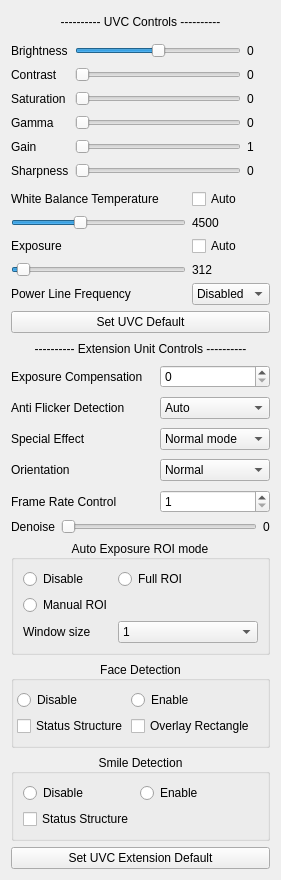
         <widget class="QWidget" name="scrollAreaWidgetContents_2">
          <property name="geometry">
           <rect>
            <x>0</x>
            <y>0</y>
            <width>267</width>
            <height>880</height>
           </rect>
          </property>
          <layout class="QGridLayout" name="gridLayout_7">
           <item row="11" column="0">
            <widget class="QPushButton" name="set_default_btn">
             <property name="enabled">
              <bool>true</bool>
             </property>
             <property name="text">
              <string>Set UVC Extension Default</string>
             </property>
             <property name="checkable">
              <bool>false</bool>
             </property>
             <property name="checked">
              <bool>false</bool>
             </property>
            </widget>
           </item>
           <item row="0" column="0">
            <widget class="QLabel" name="label">
             <property name="text">
              <string>---------- UVC Controls ----------</string>
             </property>
             <property name="alignment">
              <set>Qt::AlignCenter</set>
             </property>
            </widget>
           </item>
           <item row="1" column="0">
            <layout class="QGridLayout" name="primary_ctrls_layout">
             <property name="topMargin">
              <number>5</number>
             </property>
             <property name="bottomMargin">
              <number>5</number>
             </property>
             <property name="horizontalSpacing">
              <number>6</number>
             </property>
             <property name="verticalSpacing">
              <number>9</number>
             </property>
             <item row="4" column="2" alignment="Qt::AlignRight">
              <widget class="QLabel" name="cur_gamma_value">
               <property name="minimumSize">
                <size>
                 <width>23</width>
                 <height>0</height>
                </size>
               </property>
               <property name="text">
                <string>0</string>
               </property>
              </widget>
             </item>
             <item row="3" column="0">
              <widget class="QLabel" name="saturation_label">
               <property name="text">
                <string>Saturation</string>
               </property>
              </widget>
             </item>
             <item row="1" column="0">
              <widget class="QLabel" name="brightness_label">
               <property name="text">
                <string>Brightness</string>
               </property>
              </widget>
             </item>
             <item row="2" column="2" alignment="Qt::AlignRight">
              <widget class="QLabel" name="cur_contrst_value">
               <property name="minimumSize">
                <size>
                 <width>23</width>
                 <height>0</height>
                </size>
               </property>
               <property name="text">
                <string>0</string>
               </property>
              </widget>
             </item>
             <item row="5" column="2" alignment="Qt::AlignRight">
              <widget class="QLabel" name="cur_gain_value">
               <property name="minimumSize">
                <size>
                 <width>23</width>
                 <height>0</height>
                </size>
               </property>
               <property name="text">
                <string>1</string>
               </property>
              </widget>
             </item>
             <item row="3" column="2" alignment="Qt::AlignRight">
              <widget class="QLabel" name="cur_saturation_value">
               <property name="minimumSize">
                <size>
                 <width>23</width>
                 <height>0</height>
                </size>
               </property>
               <property name="text">
                <string>0</string>
               </property>
              </widget>
             </item>
             <item row="5" column="0">
              <widget class="QLabel" name="gain_label">
               <property name="text">
                <string>Gain</string>
               </property>
              </widget>
             </item>
             <item row="2" column="1">
              <widget class="QSlider" name="contrast_slider">
               <property name="maximum">
                <number>30</number>
               </property>
               <property name="orientation">
                <enum>Qt::Horizontal</enum>
               </property>
              </widget>
             </item>
             <item row="3" column="1">
              <widget class="QSlider" name="saturation_slider">
               <property name="maximum">
                <number>50</number>
               </property>
               <property name="orientation">
                <enum>Qt::Horizontal</enum>
               </property>
              </widget>
             </item>
             <item row="1" column="2" alignment="Qt::AlignRight">
              <widget class="QLabel" name="cur_brightness_value">
               <property name="minimumSize">
                <size>
                 <width>23</width>
                 <height>0</height>
                </size>
               </property>
               <property name="text">
                <string>0</string>
               </property>
              </widget>
             </item>
             <item row="5" column="1">
              <widget class="QSlider" name="gain_slider">
               <property name="minimum">
                <number>1</number>
               </property>
               <property name="maximum">
                <number>100</number>
               </property>
               <property name="orientation">
                <enum>Qt::Horizontal</enum>
               </property>
              </widget>
             </item>
             <item row="1" column="1">
              <widget class="QSlider" name="brightness_slider">
               <property name="minimum">
                <number>-15</number>
               </property>
               <property name="maximum">
                <number>15</number>
               </property>
               <property name="orientation">
                <enum>Qt::Horizontal</enum>
               </property>
              </widget>
             </item>
             <item row="4" column="0">
              <widget class="QLabel" name="gamma_label">
               <property name="text">
                <string>Gamma</string>
               </property>
              </widget>
             </item>
             <item row="2" column="0">
              <widget class="QLabel" name="contrast_label">
               <property name="text">
                <string>Contrast</string>
               </property>
              </widget>
             </item>
             <item row="4" column="1">
              <widget class="QSlider" name="gamma_slider">
               <property name="minimum">
                <number>40</number>
               </property>
               <property name="maximum">
                <number>500</number>
               </property>
               <property name="orientation">
                <enum>Qt::Horizontal</enum>
               </property>
              </widget>
             </item>
             <item row="6" column="0">
              <widget class="QLabel" name="sharpness_label">
               <property name="text">
                <string>Sharpness</string>
               </property>
              </widget>
             </item>
             <item row="6" column="1">
              <widget class="QSlider" name="sharpness_slider">
               <property name="minimum">
                <number>1</number>
               </property>
               <property name="maximum">
                <number>127</number>
               </property>
               <property name="orientation">
                <enum>Qt::Horizontal</enum>
               </property>
              </widget>
             </item>
             <item row="6" column="2" alignment="Qt::AlignRight">
              <widget class="QLabel" name="cur_sharpness_value">
               <property name="minimumSize">
                <size>
                 <width>23</width>
                 <height>0</height>
                </size>
               </property>
               <property name="text">
                <string>0</string>
               </property>
              </widget>
             </item>
            </layout>
           </item>
           <item row="5" column="0">
            <layout class="QGridLayout" name="gridLayout">
             <property name="verticalSpacing">
              <number>9</number>
             </property>
             <item row="3" column="1">
              <widget class="QComboBox" name="orientation_cmb">
               <property name="maximumSize">
                <size>
                 <width>120</width>
                 <height>16777215</height>
                </size>
               </property>
               <item>
                <property name="text">
                 <string>Normal</string>
                </property>
               </item>
               <item>
                <property name="text">
                 <string>Horizontal Flip</string>
                </property>
               </item>
               <item>
                <property name="text">
                 <string>Vertical Flip</string>
                </property>
               </item>
               <item>
                <property name="text">
                 <string>Both</string>
                </property>
               </item>
              </widget>
             </item>
             <item row="1" column="0">
              <widget class="QLabel" name="anti_flicker_label">
               <property name="text">
                <string>Anti Flicker Detection </string>
               </property>
              </widget>
             </item>
             <item row="4" column="0">
              <widget class="QLabel" name="fps_ctrl_label">
               <property name="text">
                <string>Frame Rate Control</string>
               </property>
              </widget>
             </item>
             <item row="0" column="0">
              <widget class="QLabel" name="expo_comp_label">
               <property name="text">
                <string>Exposure Compensation</string>
               </property>
              </widget>
             </item>
             <item row="0" column="1">
              <widget class="QSpinBox" name="cur_expo_comp_value">
               <property name="maximum">
                <number>1000000</number>
               </property>
              </widget>
             </item>
             <item row="3" column="0">
              <widget class="QLabel" name="orientation_label">
               <property name="text">
                <string>Orientation</string>
               </property>
              </widget>
             </item>
             <item row="2" column="1">
              <widget class="QComboBox" name="special_effect_cmb">
               <property name="maximumSize">
                <size>
                 <width>110</width>
                 <height>16777215</height>
                </size>
               </property>
               <item>
                <property name="text">
                 <string>Normal mode</string>
                </property>
               </item>
               <item>
                <property name="text">
                 <string>Black&amp;white</string>
                </property>
               </item>
               <item>
                <property name="text">
                 <string>Grayscale</string>
                </property>
               </item>
               <item>
                <property name="text">
                 <string>Negative</string>
                </property>
               </item>
               <item>
                <property name="text">
                 <string>Sketch</string>
                </property>
               </item>
              </widget>
             </item>
             <item row="1" column="1">
              <widget class="QComboBox" name="anti_flicker_cmb">
               <property name="maximumSize">
                <size>
                 <width>110</width>
                 <height>16777215</height>
                </size>
               </property>
               <property name="iconSize">
                <size>
                 <width>0</width>
                 <height>0</height>
                </size>
               </property>
               <item>
                <property name="text">
                 <string>Auto</string>
                </property>
               </item>
               <item>
                <property name="text">
                 <string>50 Hz</string>
                </property>
               </item>
               <item>
                <property name="text">
                 <string>60 Hz</string>
                </property>
               </item>
               <item>
                <property name="text">
                 <string>Disable</string>
                </property>
               </item>
              </widget>
             </item>
             <item row="4" column="1">
              <widget class="QSpinBox" name="cur_fps_ctrl_value">
               <property name="maximumSize">
                <size>
                 <width>110</width>
                 <height>16777215</height>
                </size>
               </property>
               <property name="minimum">
                <number>1</number>
               </property>
               <property name="maximum">
                <number>60</number>
               </property>
              </widget>
             </item>
             <item row="2" column="0">
              <widget class="QLabel" name="special_effect_label">
               <property name="text">
                <string>Special Effect</string>
               </property>
              </widget>
             </item>
            </layout>
           </item>
           <item row="6" column="0">
            <layout class="QGridLayout" name="qfactor_layout">
             <item row="0" column="0">
              <widget class="QLabel" name="denoise_label">
               <property name="text">
                <string>Denoise</string>
               </property>
              </widget>
             </item>
             <item row="0" column="1">
              <widget class="QSlider" name="denoise_slider">
               <property name="maximum">
                <number>15</number>
               </property>
               <property name="orientation">
                <enum>Qt::Horizontal</enum>
               </property>
              </widget>
             </item>
             <item row="0" column="2">
              <widget class="QLabel" name="cur_denoise_value">
               <property name="text">
                <string>0</string>
               </property>
              </widget>
             </item>
            </layout>
           </item>
           <item row="8" column="0">
            <widget class="QGroupBox" name="roi_layout">
             <property name="title">
              <string>Auto Exposure ROI mode</string>
             </property>
             <property name="alignment">
              <set>Qt::AlignCenter</set>
             </property>
             <property name="flat">
              <bool>true</bool>
             </property>
             <property name="checkable">
              <bool>false</bool>
             </property>
             <layout class="QFormLayout" name="formLayout">
              <item row="0" column="0">
               <widget class="QRadioButton" name="roi_disable_btn">
                <property name="text">
                 <string>Disable</string>
                </property>
                <attribute name="buttonGroup">
                 <string notr="true">auto_roi_btn_grp</string>
                </attribute>
               </widget>
              </item>
              <item row="0" column="1">
               <widget class="QRadioButton" name="full_roi_btn">
                <property name="text">
                 <string>Full ROI</string>
                </property>
                <attribute name="buttonGroup">
                 <string notr="true">auto_roi_btn_grp</string>
                </attribute>
               </widget>
              </item>
              <item row="1" column="0">
               <widget class="QRadioButton" name="manual_roi_btn">
                <property name="text">
                 <string>Manual ROI</string>
                </property>
                <attribute name="buttonGroup">
                 <string notr="true">auto_roi_btn_grp</string>
                </attribute>
               </widget>
              </item>
              <item row="2" column="0">
               <widget class="QLabel" name="win_size_label">
                <property name="text">
                 <string>Window size</string>
                </property>
               </widget>
              </item>
              <item row="2" column="1">
               <widget class="QComboBox" name="win_size_cmb">
                <item>
                 <property name="text">
                  <string>1</string>
                 </property>
                </item>
                <item>
                 <property name="text">
                  <string>2</string>
                 </property>
                </item>
                <item>
                 <property name="text">
                  <string>3</string>
                 </property>
                </item>
                <item>
                 <property name="text">
                  <string>4</string>
                 </property>
                </item>
                <item>
                 <property name="text">
                  <string>5</string>
                 </property>
                </item>
                <item>
                 <property name="text">
                  <string>6</string>
                 </property>
                </item>
                <item>
                 <property name="text">
                  <string>7</string>
                 </property>
                </item>
                <item>
                 <property name="text">
                  <string>8</string>
                 </property>
                </item>
               </widget>
              </item>
             </layout>
            </widget>
           </item>
           <item row="4" column="0">
            <widget class="QLabel" name="extn_unit_label">
             <property name="text">
              <string>---------- Extension Unit Controls ----------</string>
             </property>
             <property name="alignment">
              <set>Qt::AlignCenter</set>
             </property>
            </widget>
           </item>
           <item row="10" column="0">
            <widget class="QGroupBox" name="smile_detection_layout">
             <property name="title">
              <string>Smile Detection</string>
             </property>
             <property name="alignment">
              <set>Qt::AlignCenter</set>
             </property>
             <layout class="QFormLayout" name="formLayout_3">
              <item row="2" column="0">
               <widget class="QCheckBox" name="smile_status_chkb">
                <property name="text">
                 <string>Status Structure</string>
                </property>
               </widget>
              </item>
              <item row="1" column="0">
               <widget class="QRadioButton" name="smile_disable_btn">
                <property name="text">
                 <string>Disable</string>
                </property>
                <attribute name="buttonGroup">
                 <string notr="true">smile_detect_btn_grp</string>
                </attribute>
               </widget>
              </item>
              <item row="1" column="1">
               <widget class="QRadioButton" name="smile_enable_btn">
                <property name="text">
                 <string>Enable</string>
                </property>
                <attribute name="buttonGroup">
                 <string notr="true">smile_detect_btn_grp</string>
                </attribute>
               </widget>
              </item>
             </layout>
            </widget>
           </item>
           <item row="2" column="0">
            <layout class="QGridLayout" name="gridLayout_3">
             <item row="1" column="1">
              <widget class="QLabel" name="cur_wb_value">
               <property name="text">
                <string>4500</string>
               </property>
               <property name="alignment">
                <set>Qt::AlignLeading|Qt::AlignLeft|Qt::AlignVCenter</set>
               </property>
              </widget>
             </item>
             <item row="0" column="1">
              <widget class="QCheckBox" name="wb_auto_chkb">
               <property name="text">
                <string>Auto</string>
               </property>
              </widget>
             </item>
             <item row="1" column="0">
              <widget class="QSlider" name="wb_slider">
               <property name="minimumSize">
                <size>
                 <width>175</width>
                 <height>0</height>
                </size>
               </property>
               <property name="minimum">
                <number>1000</number>
               </property>
               <property name="maximum">
                <number>10000</number>
               </property>
               <property name="singleStep">
                <number>50</number>
               </property>
               <property name="pageStep">
                <number>50</number>
               </property>
               <property name="value">
                <number>4500</number>
               </property>
               <property name="orientation">
                <enum>Qt::Horizontal</enum>
               </property>
              </widget>
             </item>
             <item row="4" column="0">
              <widget class="QSlider" name="exposure_slider">
               <property name="minimumSize">
                <size>
                 <width>175</width>
                 <height>0</height>
                </size>
               </property>
               <property name="minimum">
                <number>1</number>
               </property>
               <property name="maximum">
                <number>10000</number>
               </property>
               <property name="value">
                <number>312</number>
               </property>
               <property name="orientation">
                <enum>Qt::Horizontal</enum>
               </property>
              </widget>
             </item>
             <item row="2" column="0">
              <widget class="QLabel" name="exposure_label">
               <property name="text">
                <string>Exposure</string>
               </property>
              </widget>
             </item>
             <item row="2" column="1">
              <widget class="QCheckBox" name="expo_auto_btn">
               <property name="text">
                <string>Auto</string>
               </property>
              </widget>
             </item>
             <item row="0" column="0">
              <widget class="QLabel" name="wb_label">
               <property name="text">
                <string>White Balance Temperature</string>
               </property>
              </widget>
             </item>
             <item row="4" column="1">
              <widget class="QLabel" name="cur_expo_value">
               <property name="text">
                <string>312</string>
               </property>
               <property name="alignment">
                <set>Qt::AlignLeading|Qt::AlignLeft|Qt::AlignVCenter</set>
               </property>
              </widget>
             </item>
             <item row="5" column="0">
              <widget class="QLabel" name="pwr_line_freq_label">
               <property name="text">
                <string>Power Line Frequency</string>
               </property>
              </widget>
             </item>
             <item row="5" column="1">
              <widget class="QComboBox" name="pwr_line_freq_cmb">
               <property name="currentIndex">
                <number>0</number>
               </property>
               <item>
                <property name="text">
                 <string>Disabled</string>
                </property>
               </item>
               <item>
                <property name="text">
                 <string>50 Hz</string>
                </property>
               </item>
               <item>
                <property name="text">
                 <string>60 Hz</string>
                </property>
               </item>
              </widget>
             </item>
            </layout>
           </item>
           <item row="9" column="0">
            <widget class="QGroupBox" name="face_detection_layout">
             <property name="title">
              <string>Face Detection</string>
             </property>
             <property name="alignment">
              <set>Qt::AlignCenter</set>
             </property>
             <layout class="QFormLayout" name="formLayout_2">
              <property name="horizontalSpacing">
               <number>3</number>
              </property>
              <property name="leftMargin">
               <number>3</number>
              </property>
              <property name="rightMargin">
               <number>3</number>
              </property>
              <item row="1" column="0">
               <widget class="QRadioButton" name="face_disable_btn">
                <property name="text">
                 <string>Disable</string>
                </property>
                <attribute name="buttonGroup">
                 <string notr="true">face_detect_btn_grp</string>
                </attribute>
               </widget>
              </item>
              <item row="1" column="1">
               <widget class="QRadioButton" name="face_enable_btn">
                <property name="text">
                 <string>Enable</string>
                </property>
                <attribute name="buttonGroup">
                 <string notr="true">face_detect_btn_grp</string>
                </attribute>
               </widget>
              </item>
              <item row="2" column="0">
               <widget class="QCheckBox" name="face_status_chkb">
                <property name="text">
                 <string>Status Structure</string>
                </property>
               </widget>
              </item>
              <item row="2" column="1">
               <widget class="QCheckBox" name="face_overlay_chkb">
                <property name="text">
                 <string>Overlay Rectangle</string>
                </property>
               </widget>
              </item>
             </layout>
            </widget>
           </item>
           <item row="3" column="0">
            <widget class="QPushButton" name="set_uvc_default_btn">
             <property name="text">
              <string>Set UVC Default</string>
             </property>
            </widget>
           </item>
          </layout>
         </widget>
